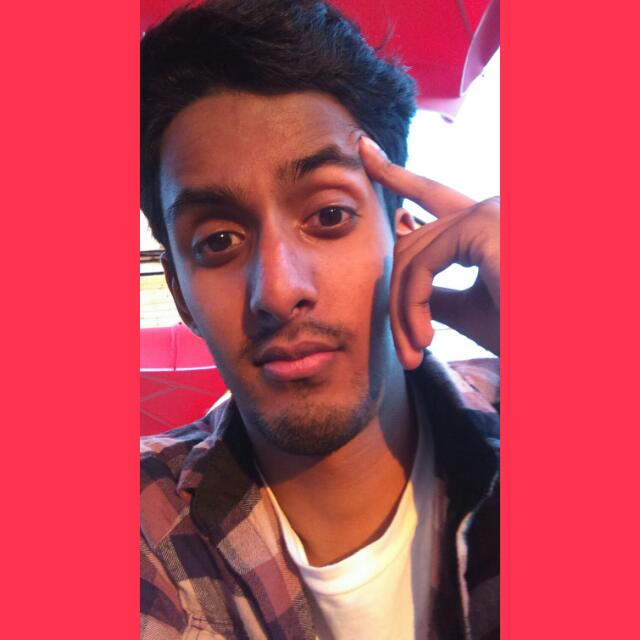
#> input picture taher.jpeg, 640 x 640 px, given in place of taher.jpg, which was not available
$ python James_May_Facer.py
#> lines starting #> are read from the running program, lines starting #| are printed output that depends on the picture; pictures that were not available may be replaced by others from this repository, and a replacement may not be noted
import numpy as np
import cv2

#load in the cascade xml files
FaceCascade = cv2.CascadeClassifier('haarcascade_frontalface_default.xml')
EyeCascade = cv2.CascadeClassifier('haarcascade_eye.xml')

#load images
InputImage = cv2.imread('taher.jpg', cv2.IMREAD_COLOR)
#> InputImage is the input picture: shape (640, 640, 3); mean B, G, R 85.8, 69.4, 187.9
MayImage = cv2.imread('may.jpg', cv2.IMREAD_COLOR)
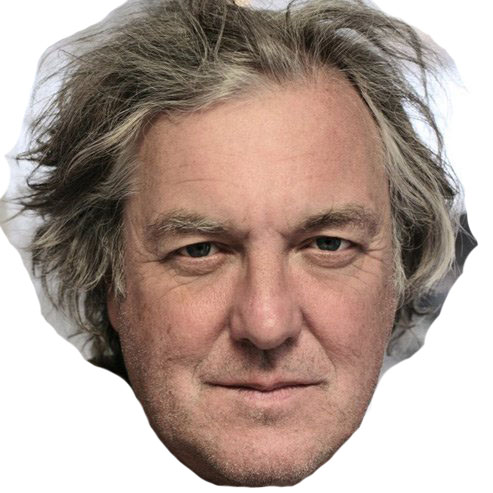
#> input picture may.jpg, 493 x 493 px
#> MayImage is the input picture: shape (493, 493, 3); mean B, G, R 147.9, 156.9, 175.8

InputGrey = cv2.cvtColor(InputImage, cv2.COLOR_BGR2GRAY)
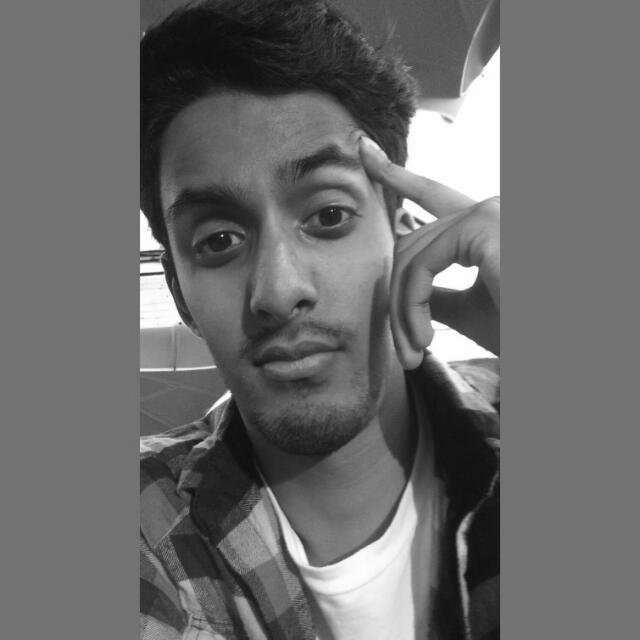
#> InputGrey: shape (640, 640); min 10, max 255, mean 106.8
MayGrey = cv2.cvtColor(MayImage, cv2.COLOR_BGR2GRAY)
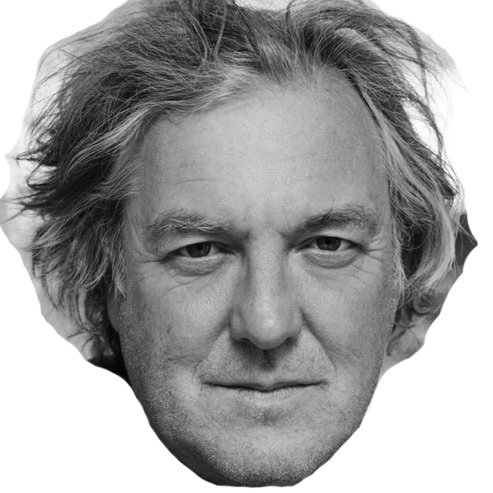
#> MayGrey: shape (493, 493); min 0, max 255, mean 161.5

#find InputFaces in the picture using the cascade we loaded
InputFaces = FaceCascade.detectMultiScale(InputGrey, 1.1, 5)
#> InputFaces = [[107, 94, 331, 331]]
MayFace = FaceCascade.detectMultiScale(MayGrey, 1.1, 5)
#> MayFace = [[92, 114, 335, 335]]
for (x,y,w,h) in InputFaces:
	for (mx, my, mw, mh) in MayFace:
		#draw rectangles over faces detected
		#cv2.rectangle(InputImage, (x,y), (x+w, y+h), (255, 0, 0), 2)
		#cv2.rectangle(MayImage, (mx,my), (mx+mw, my+mh), (255, 0, 0), 2)

		#describe "regions of images" for the faces
		InputRoiGrey = InputGrey[y:y+h, x:x+w]
		InputRoiColour = InputImage[y:y+h, x:x+w]
		MayRoiGrey = MayGrey[my:my+mh, mx:mx+mw]
		MayRoiColour = MayImage[my:my+mh, mx:mx+mw]

		#InputRoiColour[y:y+h, x:x+w] = MayRoiColour[y:y+h, x:x+w]
		#resize and blend image
		face = cv2.resize(MayImage, (h, w), interpolation = cv2.INTER_CUBIC)
		face = cv2.addWeighted(InputImage[y:y+h, x:x+w], 0.1, face, 0.5, 1)
		#swap faces
		InputImage[y:y+h, x:x+w] = face
#> this loop made 1 pass
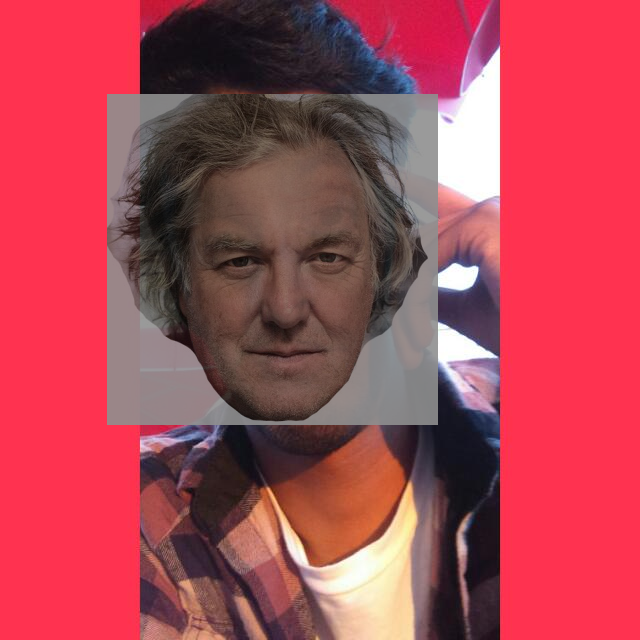
#> InputImage: shape (640, 640, 3); mean B, G, R 84, 70.8, 173.4

		# [10 lines of commented-out code are left out]
cv2.imshow('James May Facer', InputImage)
#wait for any key to be pressed
cv2.waitKey(0)
cv2.destroyAllWindows()
